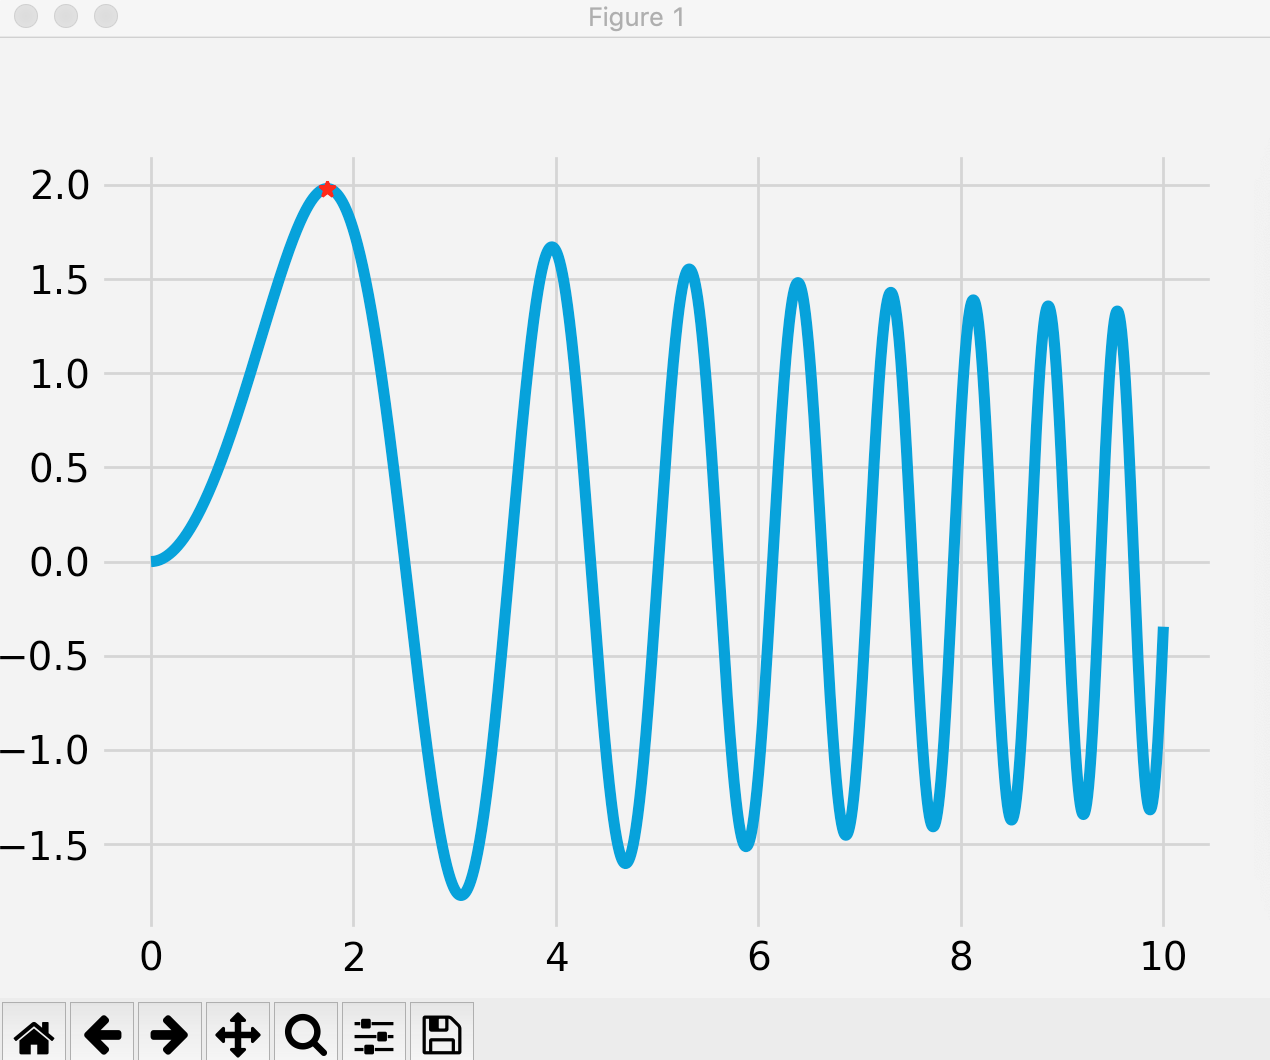

The script that drew this image:
import matplotlib.pyplot as plt
from itertools import count
import random
import pandas as pd
from matplotlib.animation import FuncAnimation
import numpy as np
import math

plt.style.use('fivethirtyeight')

def function(x):
    return (5*(math.sin(math.pow(x,2)/2)/math.log(x+4, 2)))


def SimulatedAnnealing(low,high,func,T):
    start=np.random.choice(np.linspace(low,high,num=10000))
    x=start*1
    cur=func(x)
    history=[x]
    for i in range(1000):
        prop=-1
        while(prop<0 or prop>10): 
            prop=x+np.random.normal()
           
        if func(prop)>cur:
            x=prop
            #print("accept")
        else:
            if np.random.binomial(1, np.exp((func(prop)-cur)/T), 1)==1:    
                x=prop
              
        cur=func(x) 
        #print(cur)
        history.append(x)
        T = 0.98*T    
        
    return x,history


x=np.arange(0,10,0.0001)
y=np.array([function(t) for t in x])

x1,x_history= SimulatedAnnealing(0,10,function,T=0.5)
y_history=np.array([function(t) for t in x_history])



def animate(i):
    x_value=(x_history[i])
    y_value=(y_history[i])
    print(i)

    plt.cla()
    plt.plot(x,y)
    plt.plot(x_value,y_value,'r*')

ani = FuncAnimation(plt.gcf(),animate,interval=100)

plt.tight_layout()
plt.show()
